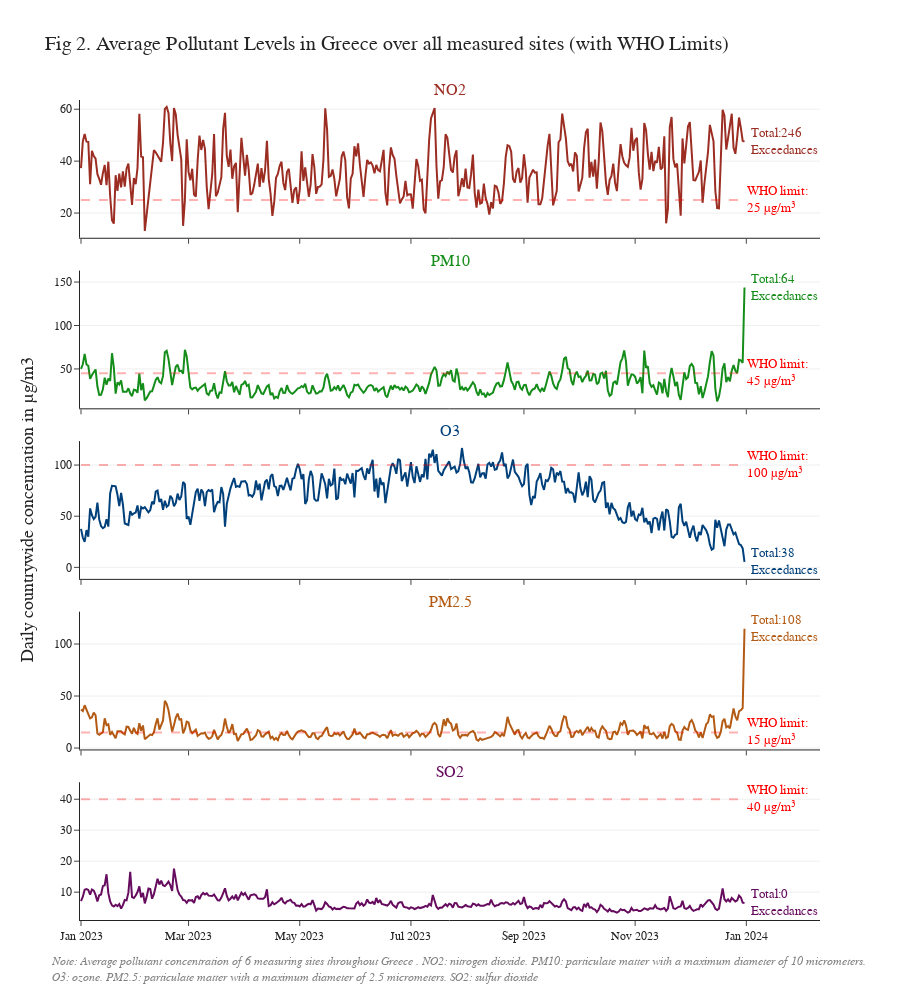

Write notebook code for a chart like this one.
### Code cell
# Filter the data for Greece
greece_data = df[df["country"] == "Greece"]

# Define the pollutants and their limits
pollutants = ['no2', 'pm10', 'o3', 'pm2.5', 'so2']

# Create the subplots (5 rows, 1 column)
fig = make_subplots(rows=5, cols=1, shared_xaxes=True, 
                    subplot_titles=[f"<span style='color:{pollutant_colors[i]}'>{pollutant.upper()}</span>" for i, pollutant in enumerate(pollutants)],
                    vertical_spacing=0.04)


for i, pollutant in enumerate(pollutants):
    # Calculate the average pollutant values across all stations for each date
    average_pollutant = greece_data.groupby('date')[pollutant].mean().reset_index()

    # Add a trace for the average pollutant level
    fig.add_trace(go.Scatter(
        x=average_pollutant['date'], 
        y=average_pollutant[pollutant],  # Average of pollutant
        mode="lines", 
        name=f"{pollutant.upper()} (Average)",
        line=dict(width=2, color=pollutant_colors[i])  # Use the corresponding color
    ), row=i+1, col=1)

    # Add a horizontal line for the limit of the pollutant
    fig.add_shape(
        type="line",
        x0=greece_data["date"].min(), x1=greece_data["date"].max(),
        y0=limits[pollutant], y1=limits[pollutant],
        line=dict(color="red", width=2, dash="dash"),
        row=i+1, col=1)
    
        # Add annotation to the right of the last data point (limit line)
    fig.add_annotation(
        text=f"WHO limit:<br>{limits[pollutant]} µg/m³",  # Text with limit value
        x=greece_data["date"].max(),  # Last date in the dataset
        y=limits[pollutant],  # Position at the limit value
        xref=f"x{i+1}", yref=f"y{i+1}",  # Specific reference to each subplot's axes
        showarrow=False,  # No arrow
        font=dict(family="Arial", size=13, color='red'),  # Set the font style
        align="left",  # Align text to the left of the position
        xshift=33,  # Shift the text 50 pixels to the right
        row=i+1, col=1  # Positioning in the subplot
    )

    fig.add_annotation(
        text=f"Total:{round(exceedance_melted[exceedance_melted['country']=='Greece'].iloc[i,2])} <br>Exceedances",  # Text with limit value
        x=greece_data["date"].max(),  # Last date in the dataset
        y=average_pollutant[average_pollutant['date'] == greece_data["date"].max()][pollutant].values[0],  # Position at the limit value
        xref=f"x{i+1}", yref=f"y{i+1}",  # Specific reference to each subplot's axes
        showarrow=False,  # No arrow
        font=dict(family="Arial", size=13, color=pollutant_colors[i]),  # Set the font style
        align="left",  # Align text to the left of the position
        xshift=40,  # Shift the text 50 pixels to the right
        row=i+1, col=1  # Positioning in the subplot
    )

# Add bottom text (annotation)
fig.add_annotation(
    text="<i>Note: Average pollutant concentration of 6 measuring sites throughout Greece . NO2: nitrogen dioxide. PM10: particulate matter with a maximum diameter of 10 micrometers. <br>O3: ozone. PM2.5: particulate matter with a maximum diameter of 2.5 micrometers. SO2: sulfur dioxide",
    xref="paper", yref="paper",  # Reference to the entire figure
    x=-0.04, y=-0.08,  # Centered horizontally and positioned below the plot
    showarrow=False,
    font=dict(family="Arial", size=12, color="gray"),
    align="left"
)

fig.update_layout(
    title=dict(text="Fig 2. Average Pollutant Levels in Greece over all measured sites (with WHO Limits)", font=dict(family="Arial", size=20)),
    template="simple_white",
    showlegend=False, 
    height=1000,  # Adjust height to fit all subplots
    font=dict(family="Arial"),  # Set font to Arial for the entire plot
    # plot_bgcolor='#dcdcdc',  # Set the plot background color to a light gray
    # paper_bgcolor='#dcdcdc',  # Set the outer background color to a slightly darker gray
)

fig.update_yaxes(title_text="Daily countrywide concentration in µg/m3", showgrid=True, gridwidth=0.7,title_font=dict(size=18))
# Update the y-axis titles
fig.update_yaxes(
    title=None,  # Remove the y-axis title
    row=1, col=1  # First subplot
)

fig.update_yaxes(
    title=None,  # Remove the y-axis title
    row=2, col=1  # Second subplot
)

fig.update_yaxes(
    title=None,  # Remove the y-axis title
    row=4, col=1  # Fourth subplot
)

fig.update_yaxes(
    title=None,  # Remove the y-axis title
    row=5, col=1  # Fifth subplot
)

# Show figure
fig.show()

### Figure 1 — Plotly figure (JSON) as saved in the notebook; plotly's stock layout.template omitted (floating-point values rounded to 4 significant figures; data arrays with more than 128 entries replaced by an {"elided": "..."} marker saying what was removed)
{"data": [{"line": {"color": "#9b2d23", "width": 2}, "mode": "lines", "name": "NO2 (Average)", "type": "scatter", "x": {"elided": "365 str values"}, "xaxis": "x", "y": {"elided": "365 float values"}, "yaxis": "y"}, {"line": {"color": "#158d1a", "width": 2}, "mode": "lines", "name": "PM10 (Average)", "type": "scatter", "x": {"elided": "365 str values"}, "xaxis": "x2", "y": {"elided": "365 float values"}, "yaxis": "y2"}, {"line": {"color": "#00407a", "width": 2}, "mode": "lines", "name": "O3 (Average)", "type": "scatter", "x": {"elided": "365 str values"}, "xaxis": "x3", "y": {"elided": "365 float values"}, "yaxis": "y3"}, {"line": {"color": "#b35b14", "width": 2}, "mode": "lines", "name": "PM2.5 (Average)", "type": "scatter", "x": {"elided": "365 str values"}, "xaxis": "x4", "y": {"elided": "365 float values"}, "yaxis": "y4"}, {"line": {"color": "#660c5f", "width": 2}, "mode": "lines", "name": "SO2 (Average)", "type": "scatter", "x": {"elided": "365 str values"}, "xaxis": "x5", "y": {"elided": "365 float values"}, "yaxis": "y5"}], "layout": {"annotations": [{"font": {"size": 16}, "showarrow": false, "text": "<span style='color:#9b2d23'>NO2</span>", "x": 0.5, "xanchor": "center", "xref": "paper", "y": 1, "yanchor": "bottom", "yref": "paper"}, {"font": {"size": 16}, "showarrow": false, "text": "<span style='color:#158d1a'>PM10</span>", "x": 0.5, "xanchor": "center", "xref": "paper", "y": 0.792, "yanchor": "bottom", "yref": "paper"}, {"font": {"size": 16}, "showarrow": false, "text": "<span style='color:#00407a'>O3</span>", "x": 0.5, "xanchor": "center", "xref": "paper", "y": 0.584, "yanchor": "bottom", "yref": "paper"}, {"font": {"size": 16}, "showarrow": false, "text": "<span style='color:#b35b14'>PM2.5</span>", "x": 0.5, "xanchor": "center", "xref": "paper", "y": 0.376, "yanchor": "bottom", "yref": "paper"}, {"font": {"size": 16}, "showarrow": false, "text": "<span style='color:#660c5f'>SO2</span>", "x": 0.5, "xanchor": "center", "xref": "paper", "y": 0.168, "yanchor": "bottom", "yref": "paper"}, {"align": "left", "font": {"color": "red", "family": "Arial", "size": 13}, "showarrow": false, "text": "WHO limit:<br>25 µg/m³", "x": "2023-12-31", "xref": "x", "xshift": 33, "y": 25, "yref": "y"}, {"align": "left", "font": {"color": "#9b2d23", "family": "Arial", "size": 13}, "showarrow": false, "text": "Total:246 <br>Exceedances", "x": "2023-12-31", "xref": "x", "xshift": 40, "y": 47.5, "yref": "y"}, {"align": "left", "font": {"color": "red", "family": "Arial", "size": 13}, "showarrow": false, "text": "WHO limit:<br>45 µg/m³", "x": "2023-12-31", "xref": "x2", "xshift": 33, "y": 45, "yref": "y2"}, {"align": "left", "font": {"color": "#158d1a", "family": "Arial", "size": 13}, "showarrow": false, "text": "Total:64 <br>Exceedances", "x": "2023-12-31", "xref": "x2", "xshift": 40, "y": 143.7, "yref": "y2"}, {"align": "left", "font": {"color": "red", "family": "Arial", "size": 13}, "showarrow": false, "text": "WHO limit:<br>100 µg/m³", "x": "2023-12-31", "xref": "x3", "xshift": 33, "y": 100, "yref": "y3"}, {"align": "left", "font": {"color": "#00407a", "family": "Arial", "size": 13}, "showarrow": false, "text": "Total:38 <br>Exceedances", "x": "2023-12-31", "xref": "x3", "xshift": 40, "y": 5.35, "yref": "y3"}, {"align": "left", "font": {"color": "red", "family": "Arial", "size": 13}, "showarrow": false, "text": "WHO limit:<br>15 µg/m³", "x": "2023-12-31", "xref": "x4", "xshift": 33, "y": 15, "yref": "y4"}, {"align": "left", "font": {"color": "#b35b14", "family": "Arial", "size": 13}, "showarrow": false, "text": "Total:108 <br>Exceedances", "x": "2023-12-31", "xref": "x4", "xshift": 40, "y": 114.8, "yref": "y4"}, {"align": "left", "font": {"color": "red", "family": "Arial", "size": 13}, "showarrow": false, "text": "WHO limit:<br>40 µg/m³", "x": "2023-12-31", "xref": "x5", "xshift": 33, "y": 40, "yref": "y5"}, {"align": "left", "font": {"color": "#660c5f", "family": "Arial", "size": 13}, "showarrow": false, "text": "Total:0 <br>Exceedances", "x": "2023-12-31", "xref": "x5", "xshift": 40, "y": 6.5, "yref": "y5"}, {"align": "left", "font": {"color": "gray", "family": "Arial", "size": 12}, "showarrow": false, "text": "<i>Note: Average pollutant concentration of 6 measuring sites throughout Greece . NO2: nitrogen dioxide. PM10: particulate matter with a maximum diameter of 10 micrometers. <br>O3: ozone. PM2.5: particulate matter with a maximum diameter of 2.5 micrometers. SO2: sulfur dioxide", "x": -0.04, "xref": "paper", "y": -0.08, "yref": "paper"}], "font": {"family": "Arial"}, "height": 1000, "shapes": [{"line": {"color": "red", "dash": "dash", "width": 2}, "type": "line", "x0": "2023-01-01", "x1": "2023-12-31", "xref": "x", "y0": 25, "y1": 25, "yref": "y"}, {"line": {"color": "red", "dash": "dash", "width": 2}, "type": "line", "x0": "2023-01-01", "x1": "2023-12-31", "xref": "x2", "y0": 45, "y1": 45, "yref": "y2"}, {"line": {"color": "red", "dash": "dash", "width": 2}, "type": "line", "x0": "2023-01-01", "x1": "2023-12-31", "xref": "x3", "y0": 100, "y1": 100, "yref": "y3"}, {"line": {"color": "red", "dash": "dash", "width": 2}, "type": "line", "x0": "2023-01-01", "x1": "2023-12-31", "xref": "x4", "y0": 15, "y1": 15, "yref": "y4"}, {"line": {"color": "red", "dash": "dash", "width": 2}, "type": "line", "x0": "2023-01-01", "x1": "2023-12-31", "xref": "x5", "y0": 40, "y1": 40, "yref": "y5"}], "showlegend": false, "title": {"font": {"family": "Arial", "size": 20}, "text": "Fig 2. Average Pollutant Levels in Greece over all measured sites (with WHO Limits)"}, "xaxis": {"anchor": "y", "domain": [0, 1], "matches": "x5", "showticklabels": false}, "xaxis2": {"anchor": "y2", "domain": [0, 1], "matches": "x5", "showticklabels": false}, "xaxis3": {"anchor": "y3", "domain": [0, 1], "matches": "x5", "showticklabels": false}, "xaxis4": {"anchor": "y4", "domain": [0, 1], "matches": "x5", "showticklabels": false}, "xaxis5": {"anchor": "y5", "domain": [0, 1]}, "yaxis": {"anchor": "x", "domain": [0.832, 1], "gridwidth": 0.7, "showgrid": true, "title": {}}, "yaxis2": {"anchor": "x2", "domain": [0.624, 0.792], "gridwidth": 0.7, "showgrid": true, "title": {}}, "yaxis3": {"anchor": "x3", "domain": [0.416, 0.584], "gridwidth": 0.7, "showgrid": true, "title": {"font": {"size": 18}, "text": "Daily countrywide concentration in µg/m3"}}, "yaxis4": {"anchor": "x4", "domain": [0.208, 0.376], "gridwidth": 0.7, "showgrid": true, "title": {}}, "yaxis5": {"anchor": "x5", "domain": [0, 0.168], "gridwidth": 0.7, "showgrid": true, "title": {}}}}
